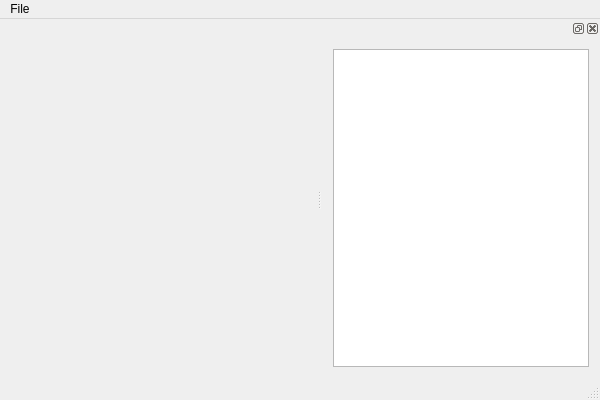
<?xml version="1.0" encoding="UTF-8"?>
<ui version="4.0">
 <class>AutoDxfCppClass</class>
 <widget class="QMainWindow" name="AutoDxfCppClass">
  <property name="geometry">
   <rect>
    <x>0</x>
    <y>0</y>
    <width>600</width>
    <height>400</height>
   </rect>
  </property>
  <property name="windowTitle">
   <string>AutoDxfCpp</string>
  </property>
  <widget class="QWidget" name="centralWidget">
   <widget class="QLabel" name="label">
    <property name="geometry">
     <rect>
      <x>0</x>
      <y>360</y>
      <width>49</width>
      <height>16</height>
     </rect>
    </property>
    <property name="text">
     <string>TextLabel</string>
    </property>
   </widget>
  </widget>
  <widget class="QMenuBar" name="menuBar">
   <property name="geometry">
    <rect>
     <x>0</x>
     <y>0</y>
     <width>600</width>
     <height>21</height>
    </rect>
   </property>
   <widget class="QMenu" name="menuLoad">
    <property name="title">
     <string>File</string>
    </property>
    <addaction name="actionLoad"/>
    <addaction name="actionClear"/>
   </widget>
   <addaction name="menuLoad"/>
  </widget>
  <widget class="QStatusBar" name="statusBar"/>
  <widget class="QDockWidget" name="dockWidget_right">
   <attribute name="dockWidgetArea">
    <number>2</number>
   </attribute>
   <widget class="QWidget" name="dockWidgetContents_right">
    <layout class="QVBoxLayout" name="verticalLayout">
     <item>
      <widget class="QTreeView" name="treeView"/>
     </item>
    </layout>
   </widget>
  </widget>
  <action name="actionLoad">
   <property name="text">
    <string>Load</string>
   </property>
  </action>
  <action name="actionClear">
   <property name="text">
    <string>Clear</string>
   </property>
  </action>
 </widget>
 <layoutdefault spacing="6" margin="11"/>
 <resources/>
 <connections/>
</ui>
